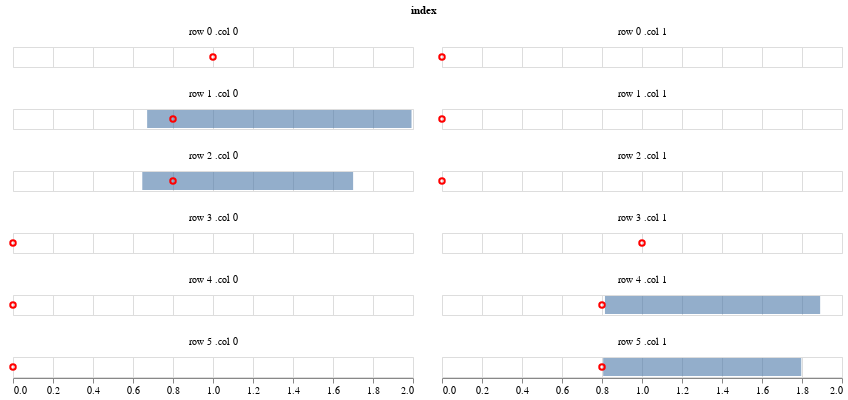

Here is the notebook cell this chart was saved with:
### Code cell
estimates = load_obj('beta_mean', log_dir).reshape(20, 1, 6, 2)
get_credible_interval_beta(estimates)

### Figure 1 — Vega-Lite specification as saved in the notebook (floating-point values rounded to 4 significant figures)
{"config": {"view": {"continuousWidth": 400, "continuousHeight": 300}}, "data": {"name": "data-7f335f705781d87bc0d7ce96e7106155"}, "facet": {"type": "nominal", "field": "index"}, "spec": {"layer": [{"mark": {"type": "bar", "opacity": 0.6}, "encoding": {"x": {"type": "quantitative", "field": "q1", "title": null}, "x2": {"field": "q2", "title": null}}}, {"mark": {"type": "point", "color": "red", "opacity": 1}, "encoding": {"x": {"type": "quantitative", "field": "data", "title": null}}}]}, "columns": 2, "$schema": "https://vega.github.io/schema/vega-lite/v4.8.1.json", "datasets": {"data-7f335f705781d87bc0d7ce96e7106155": [{"row": 0, "col": 0, "q1": 1.0, "q2": 1.0, "data": 1.0, "index": "row 0 .col 0"}, {"row": 0, "col": 1, "q1": 0.0, "q2": 0.0, "data": 0.0, "index": "row 0 .col 1"}, {"row": 1, "col": 0, "q1": 0.6707, "q2": 1.993, "data": 0.8, "index": "row 1 .col 0"}, {"row": 1, "col": 1, "q1": 0.0, "q2": 0.0, "data": 0.0, "index": "row 1 .col 1"}, {"row": 2, "col": 0, "q1": 0.6464, "q2": 1.701, "data": 0.8, "index": "row 2 .col 0"}, {"row": 2, "col": 1, "q1": 0.0, "q2": 0.0, "data": 0.0, "index": "row 2 .col 1"}, {"row": 3, "col": 0, "q1": 0.0, "q2": 0.0, "data": 0.0, "index": "row 3 .col 0"}, {"row": 3, "col": 1, "q1": 1.0, "q2": 1.0, "data": 1.0, "index": "row 3 .col 1"}, {"row": 4, "col": 0, "q1": 0.0, "q2": 0.0, "data": 0.0, "index": "row 4 .col 0"}, {"row": 4, "col": 1, "q1": 0.8147, "q2": 1.891, "data": 0.8, "index": "row 4 .col 1"}, {"row": 5, "col": 0, "q1": 0.0, "q2": 0.0, "data": 0.0, "index": "row 5 .col 0"}, {"row": 5, "col": 1, "q1": 0.8058, "q2": 1.796, "data": 0.8, "index": "row 5 .col 1"}]}}
